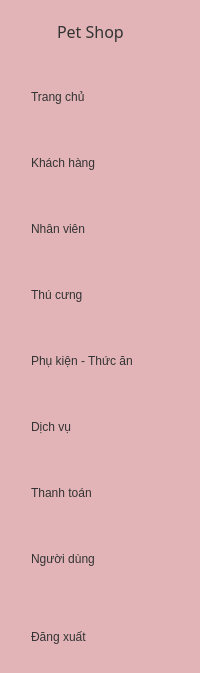
     <widget class="QWidget" name="icon_name_widget" native="true">
      <property name="enabled">
       <bool>true</bool>
      </property>
      <property name="styleSheet">
       <string notr="true">QWidget{
	background-color: rgb(226, 180, 183);
	color: #333;
}
QPushButton{
	color: #333;
	text-align: left;
	height : 50px;
    border: none; 
	padding-left: 20px;
	border-top-left-radius: 20px;
    border-bottom-left-radius: 20px;
	border-top-right-radius: -20px;
}
QPushButton:checked{
	background-color: #f5fafe;
	color: #e2b4b7;
	font-weight: bold;
}
</string>
      </property>
      <layout class="QVBoxLayout" name="verticalLayout_4">
       <property name="rightMargin">
        <number>0</number>
       </property>
       <item>
        <layout class="QHBoxLayout" name="horizontalLayout_3">
         <property name="rightMargin">
          <number>20</number>
         </property>
         <item>
          <widget class="QLabel" name="label_2">
           <property name="minimumSize">
            <size>
             <width>40</width>
             <height>40</height>
            </size>
           </property>
           <property name="maximumSize">
            <size>
             <width>40</width>
             <height>40</height>
            </size>
           </property>
           <property name="text">
            <string/>
           </property>
           <property name="pixmap">
            <pixmap resource="resources.qrc">:/Icons/logo2.jfif</pixmap>
           </property>
           <property name="scaledContents">
            <bool>true</bool>
           </property>
          </widget>
         </item>
         <item>
          <widget class="QLabel" name="label_3">
           <property name="font">
            <font>
             <family>MV Boli</family>
             <pointsize>12</pointsize>
            </font>
           </property>
           <property name="text">
            <string>Pet Shop</string>
           </property>
          </widget>
         </item>
        </layout>
       </item>
       <item>
        <layout class="QVBoxLayout" name="verticalLayout_2">
         <property name="spacing">
          <number>16</number>
         </property>
         <property name="sizeConstraint">
          <enum>QLayout::SetDefaultConstraint</enum>
         </property>
         <property name="topMargin">
          <number>15</number>
         </property>
         <property name="rightMargin">
          <number>0</number>
         </property>
         <item>
          <widget class="QPushButton" name="home_name">
           <property name="text">
            <string>Trang chủ</string>
           </property>
           <property name="icon">
            <iconset resource="resources.qrc">
             <normaloff>:/Icons/house-solid.svg</normaloff>
             <normalon>:/Icons/house-solid.svg</normalon>:/Icons/house-solid.svg</iconset>
           </property>
           <property name="checkable">
            <bool>true</bool>
           </property>
           <property name="autoExclusive">
            <bool>true</bool>
           </property>
          </widget>
         </item>
         <item>
          <widget class="QPushButton" name="customer_name">
           <property name="text">
            <string>Khách hàng</string>
           </property>
           <property name="icon">
            <iconset resource="resources.qrc">
             <normaloff>:/Icons/users-rectangle-solid.svg</normaloff>
             <normalon>:/Icons/users-rectangle-solid.svg</normalon>:/Icons/users-rectangle-solid.svg</iconset>
           </property>
           <property name="checkable">
            <bool>true</bool>
           </property>
           <property name="autoExclusive">
            <bool>true</bool>
           </property>
          </widget>
         </item>
         <item>
          <widget class="QPushButton" name="employee_name">
           <property name="text">
            <string>Nhân viên</string>
           </property>
           <property name="icon">
            <iconset resource="resources.qrc">
             <normaloff>:/Icons/user-tie-solid.svg</normaloff>
             <normalon>:/Icons/user-tie-solid.svg</normalon>:/Icons/user-tie-solid.svg</iconset>
           </property>
           <property name="checkable">
            <bool>true</bool>
           </property>
           <property name="autoExclusive">
            <bool>true</bool>
           </property>
          </widget>
         </item>
         <item>
          <widget class="QPushButton" name="pet_name">
           <property name="text">
            <string>Thú cưng</string>
           </property>
           <property name="icon">
            <iconset resource="resources.qrc">
             <normaloff>:/Icons/dog-solid.svg</normaloff>
             <normalon>:/Icons/dog-solid.svg</normalon>:/Icons/dog-solid.svg</iconset>
           </property>
           <property name="checkable">
            <bool>true</bool>
           </property>
           <property name="autoExclusive">
            <bool>true</bool>
           </property>
          </widget>
         </item>
         <item>
          <widget class="QPushButton" name="accessories_food_name">
           <property name="text">
            <string>Phụ kiện - Thức ăn      </string>
           </property>
           <property name="icon">
            <iconset resource="resources.qrc">
             <normaloff>:/Icons/bone-solid.svg</normaloff>
             <normalon>:/Icons/bone-solid.svg</normalon>:/Icons/bone-solid.svg</iconset>
           </property>
           <property name="checkable">
            <bool>true</bool>
           </property>
           <property name="autoExclusive">
            <bool>true</bool>
           </property>
           <property name="autoDefault">
            <bool>false</bool>
           </property>
          </widget>
         </item>
         <item>
          <widget class="QPushButton" name="service_name">
           <property name="text">
            <string>Dịch vụ</string>
           </property>
           <property name="icon">
            <iconset resource="resources.qrc">
             <normaloff>:/Icons/edit_note_FILL1_wght700_GRAD0_opsz40.png</normaloff>:/Icons/edit_note_FILL1_wght700_GRAD0_opsz40.png</iconset>
           </property>
           <property name="iconSize">
            <size>
             <width>20</width>
             <height>20</height>
            </size>
           </property>
           <property name="checkable">
            <bool>true</bool>
           </property>
           <property name="autoExclusive">
            <bool>true</bool>
           </property>
          </widget>
         </item>
         <item>
          <widget class="QPushButton" name="pay_name">
           <property name="text">
            <string>Thanh toán</string>
           </property>
           <property name="icon">
            <iconset resource="resources.qrc">
             <normaloff>:/Icons/cash-payment.png</normaloff>:/Icons/cash-payment.png</iconset>
           </property>
           <property name="checkable">
            <bool>true</bool>
           </property>
           <property name="autoExclusive">
            <bool>true</bool>
           </property>
          </widget>
         </item>
         <item>
          <widget class="QPushButton" name="user_name">
           <property name="text">
            <string>Người dùng</string>
           </property>
           <property name="icon">
            <iconset resource="resources.qrc">
             <normaloff>:/Icons/bell-boy.png</normaloff>:/Icons/bell-boy.png</iconset>
           </property>
           <property name="checkable">
            <bool>true</bool>
           </property>
           <property name="autoExclusive">
            <bool>true</bool>
           </property>
          </widget>
         </item>
        </layout>
       </item>
       <item>
        <spacer name="verticalSpacer_2">
         <property name="orientation">
          <enum>Qt::Vertical</enum>
         </property>
         <property name="sizeHint" stdset="0">
          <size>
           <width>20</width>
           <height>22</height>
          </size>
         </property>
        </spacer>
       </item>
       <item>
        <widget class="QPushButton" name="pushButton_10">
         <property name="text">
          <string>Đăng xuất</string>
         </property>
         <property name="icon">
          <iconset resource="resources.qrc">
           <normaloff>:/Icons/right-from-bracket-solid.svg</normaloff>:/Icons/right-from-bracket-solid.svg</iconset>
         </property>
         <property name="checkable">
          <bool>true</bool>
         </property>
         <property name="autoExclusive">
          <bool>false</bool>
         </property>
        </widget>
       </item>
      </layout>
     </widget>
